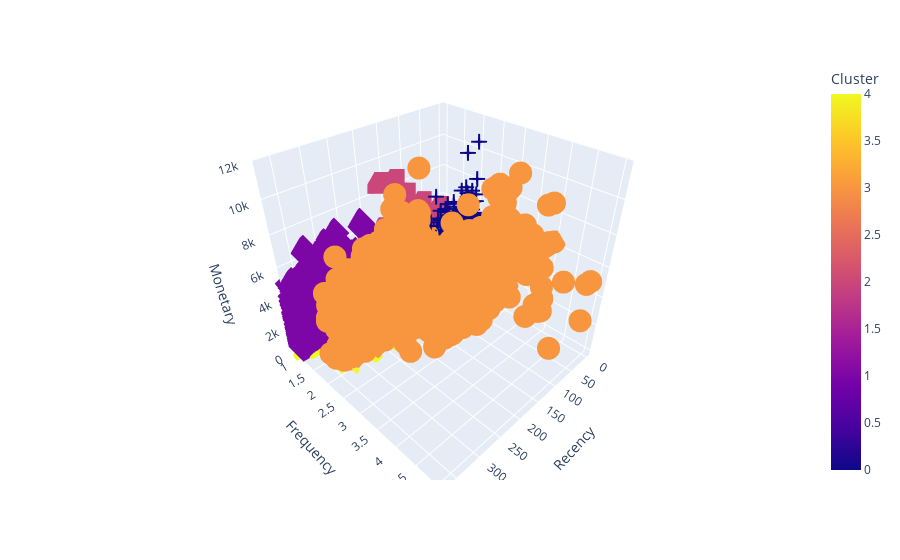

The notebook cell this image was saved under:
### Markdown cell above
![3d_visuals_scaled](../visuals/3d_visuals_scaled.png)

### Code cell
fig = px.scatter_3d(rfm_cluster, x='Recency', y='Frequency', z='Monetary', color='Cluster', symbol='Cluster')
fig.update_layout(scene = dict(xaxis_title='Recency', yaxis_title='Frequency', zaxis_title='Monetary'), showlegend=False)
fig.show()

### Figure 1 — Plotly figure (JSON) as saved in the notebook; plotly's stock layout.template omitted (floating-point values rounded to 4 significant figures; data arrays with more than 128 entries replaced by an {"elided": "..."} marker saying what was removed)
{"data": [{"hovertemplate": "Cluster=%{marker.color}<br>Recency=%{x}<br>Frequency=%{y}<br>Monetary=%{z}<extra></extra>", "legendgroup": "3", "marker": {"color": {"elided": "1457 int values"}, "coloraxis": "coloraxis", "symbol": "circle"}, "mode": "markers", "name": "3", "scene": "scene", "showlegend": true, "type": "scatter3d", "x": {"elided": "1457 int values"}, "y": {"elided": "1457 int values"}, "z": {"elided": "1457 float values"}}, {"hovertemplate": "Cluster=%{marker.color}<br>Recency=%{x}<br>Frequency=%{y}<br>Monetary=%{z}<extra></extra>", "legendgroup": "1", "marker": {"color": {"elided": "7689 int values"}, "coloraxis": "coloraxis", "symbol": "diamond"}, "mode": "markers", "name": "1", "scene": "scene", "showlegend": true, "type": "scatter3d", "x": {"elided": "7689 int values"}, "y": {"elided": "7689 int values"}, "z": {"elided": "7689 float values"}}, {"hovertemplate": "Cluster=%{marker.color}<br>Recency=%{x}<br>Frequency=%{y}<br>Monetary=%{z}<extra></extra>", "legendgroup": "2", "marker": {"color": {"elided": "7671 int values"}, "coloraxis": "coloraxis", "symbol": "square"}, "mode": "markers", "name": "2", "scene": "scene", "showlegend": true, "type": "scatter3d", "x": {"elided": "7671 int values"}, "y": {"elided": "7671 int values"}, "z": {"elided": "7671 float values"}}, {"hovertemplate": "Cluster=%{marker.color}<br>Recency=%{x}<br>Frequency=%{y}<br>Monetary=%{z}<extra></extra>", "legendgroup": "4", "marker": {"color": {"elided": "5081 int values"}, "coloraxis": "coloraxis", "symbol": "x"}, "mode": "markers", "name": "4", "scene": "scene", "showlegend": true, "type": "scatter3d", "x": {"elided": "5081 int values"}, "y": {"elided": "5081 int values"}, "z": {"elided": "5081 float values"}}, {"hovertemplate": "Cluster=%{marker.color}<br>Recency=%{x}<br>Frequency=%{y}<br>Monetary=%{z}<extra></extra>", "legendgroup": "0", "marker": {"color": {"elided": "2230 int values"}, "coloraxis": "coloraxis", "symbol": "cross"}, "mode": "markers", "name": "0", "scene": "scene", "showlegend": true, "type": "scatter3d", "x": {"elided": "2230 int values"}, "y": {"elided": "2230 int values"}, "z": {"elided": "2230 float values"}}], "layout": {"coloraxis": {"colorbar": {"title": {"text": "Cluster"}}, "colorscale": [[0, "#0d0887"], [0.1111, "#46039f"], [0.2222, "#7201a8"], [0.3333, "#9c179e"], [0.4444, "#bd3786"], [0.5556, "#d8576b"], [0.6667, "#ed7953"], [0.7778, "#fb9f3a"], [0.8889, "#fdca26"], [1, "#f0f921"]]}, "legend": {"title": {"text": "Cluster"}, "tracegroupgap": 0}, "margin": {"t": 60}, "scene": {"domain": {"x": [0, 1], "y": [0, 1]}, "xaxis": {"title": {"text": "Recency"}}, "yaxis": {"title": {"text": "Frequency"}}, "zaxis": {"title": {"text": "Monetary"}}}, "showlegend": false}}
